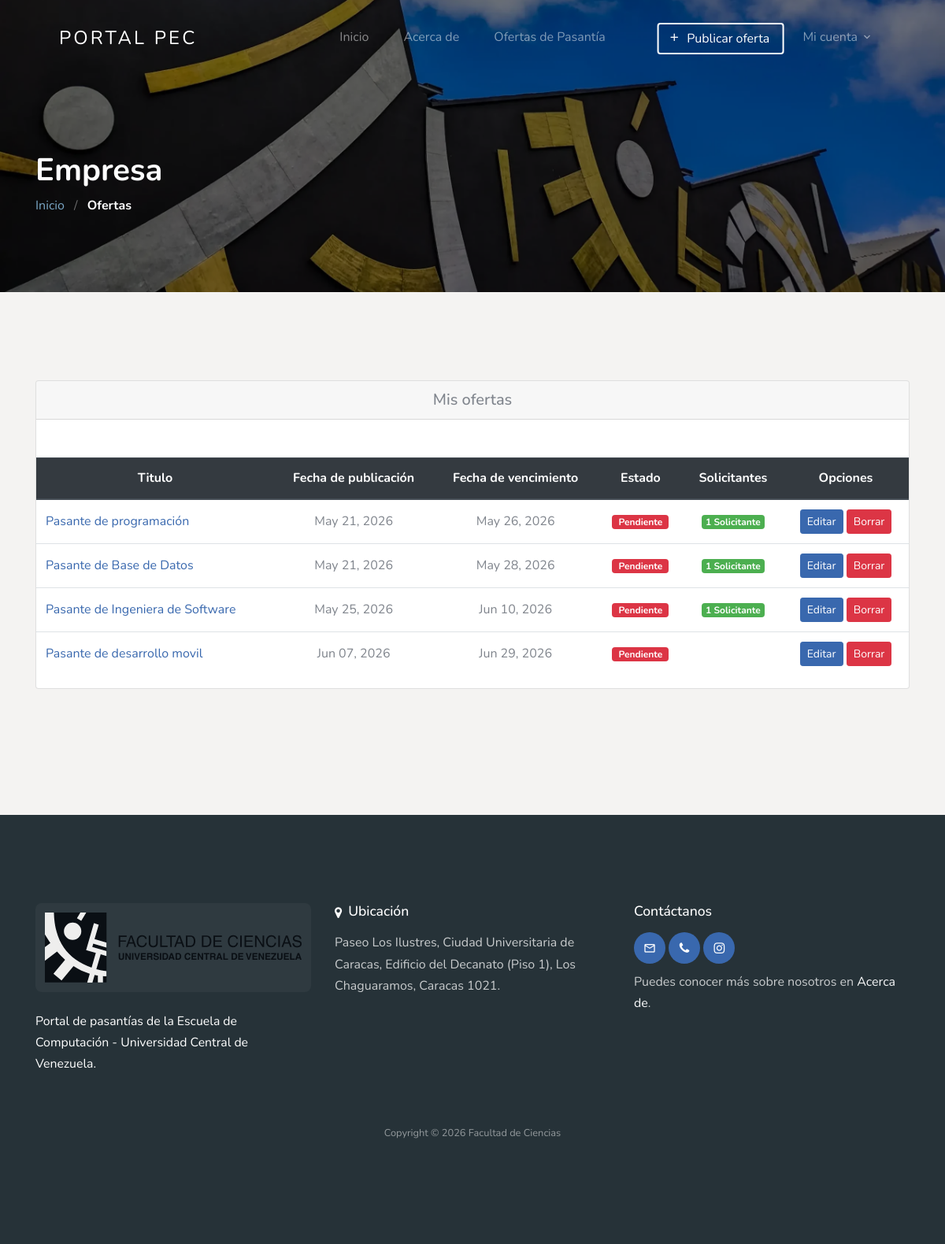
The app's page /dashboard/ (signed in) with its own data.
### apps/jobapp/models/job.py (models this page shows, shortened)
class Job(TimeStampedModel, SoftDeleteModel):
    user = models.ForeignKey(User, related_name='User', on_delete=models.CASCADE)
    title = models.CharField(max_length=300, db_index=True)
    description = CKEditor5Field(config_name='extends')
    tags = TaggableManager()
    location = models.CharField(max_length=300, db_index=True)
    job_type = models.CharField(choices=JOB_TYPE, max_length=1, db_index=True)
    work_mode = models.CharField(choices=WORK_MODE, max_length=1, default='3')
    category = models.ForeignKey(Category, related_name='Category', on_delete=models.CASCADE)
    salary = models.BooleanField(default=False)
    views_count = models.PositiveIntegerField(default=0)
    company_name = models.CharField(max_length=300, db_index=True)
    tipo_empresa = models.CharField(choices=TIPO_EMPRESA, max_length=20, blank=True, null=True)
    priority = models.BooleanField(default=False)
    company_description = CKEditor5Field(config_name='extends', blank=True, null=True)
    url = models.URLField(max_length=200)
    last_date = models.DateField()
    is_published = models.BooleanField(default=False)
    is_closed = models.BooleanField(default=False)
    class Meta:
        indexes = [
            models.Index(fields=['title', 'location']),
            models.Index(fields=['is_published', 'is_closed']),
        ]

### apps/jobapp/views/shared.py (the view, shortened to what this page needs)
# urls.py: path('dashboard/', dashboard_view, name='dashboard'),
@login_required(login_url=reverse_lazy('account:login'))
def dashboard_view(request):
    jobs = []
    savedjobs = []
    appliedjobs = []
    total_applicants = {}
    admin_stats = {}
    recent_users = []
    if request.user.role == 'employer':
        jobs = Job.objects.filter(user=request.user.id, is_deleted=False)
        for job in jobs:
            count = Applicant.objects.filter(job=job.id).count()
            total_applicants[job.id] = count
    elif request.user.role == 'employee':
        savedjobs = BookmarkJob.objects.filter(user=request.user.id, is_deleted=False, job__is_deleted=False)
        appliedjobs = Applicant.objects.filter(user=request.user.id, is_deleted=False, job__is_deleted=False)
    context = {
        'jobs': jobs,
        'savedjobs': savedjobs,
        'appliedjobs': appliedjobs,
        'total_applicants': total_applicants,
        'admin_stats': admin_stats,
        'recent_users': recent_users,
    }
    return render(request, 'jobapp/dashboard.html', context)

### apps/jobapp/templatetags/get_total_applicant.py (called while the page is built)
@register.simple_tag(name='get_total_applicant')
def get_total_applicant(total_applicants , job):
    return total_applicants[job.id]

### template/jobapp/dashboard.html (shortened to what this page needs)
{% extends 'base.html' %}
{% load static %}
{% load get_total_applicant %}
{% block content %}
<section class="section-hero overlay inner-page bg-image"
    style="background-image: url('{% static 'images/hero_1.jpg' %}');" id="home-section">
    <div class="container">
        <div class="row">
            <div class="col-md-7">
                {% if user.role == 'admin' %}
                    <h1 class="text-white font-weight-bold">Administrador</h1>
                    <div class="custom-breadcrumbs">
                        <a href="{% url 'jobapp:home' %}">Inicio</a> <span class="mx-2 slash">/</span>
                        <span class="text-white"><strong>Panel de Control</strong></span>
                    </div>
                {% elif user.role == 'employer' %}
                    <h1 class="text-white font-weight-bold">Empresa</h1>
                    <div class="custom-breadcrumbs">
                        <a href="{% url 'jobapp:home' %}">Inicio</a> <span class="mx-2 slash">/</span>
                        <span class="text-white"><strong>Ofertas</strong></span>
                    </div>
                {% elif user.role == 'employee' %}
                    <h1 class="text-white font-weight-bold">Pasante</h1>
                    <div class="custom-breadcrumbs">
                        <a href="{% url 'jobapp:home' %}">Inicio</a> <span class="mx-2 slash">/</span>
                        <span class="text-white"><strong>Ofertas</strong></span>
                    </div>
                {% endif %}
            </div>
        </div>
    </div>
</section>
<section class="site-section">
    <div class="container">
        <div class="row">
            <div class="col-lg-12 mb-5">
                <div class="card">
                    {% if user.role == "admin" %}
                    <h5 class="card-header text-center">Panel de Administración</h5>
                    <div class="card-body">
                        <div class="mb-3 text-right">
                            <a href="{% url 'jobapp:admin-report' %}" class="btn btn-primary">Generar reporte</a>
                        </div>
                        <div class="row text-center">
                            <div class="col-md-4 mb-3">
                                <div class="p-4 bg-light rounded">
                                    <h3>{{ admin_stats.total_employers }}</h3>
                                    <p class="mb-0">Empresas registradas</p>
                                </div>
                            </div>
                            <div class="col-md-4 mb-3">
                                <div class="p-4 bg-light rounded">
                                    <h3>{{ admin_stats.total_employees }}</h3>
                                    <p class="mb-0">Usuarios candidatos</p>
                                </div>
                            </div>
                            <div class="col-md-4 mb-3">
                                <div class="p-4 bg-light rounded">
                                    <h3>{{ admin_stats.total_jobs }}</h3>
                                    <p class="mb-0">Ofertas de trabajo</p>
                                </div>
                            </div>
                        </div>
                        <div class="row text-center">
                            <div class="col-md-4 mb-3">
                                <div class="p-4 bg-light rounded">
                                    <h3>{{ admin_stats.total_applicants }}</h3>
                                    <p class="mb-0">Postulaciones</p>
                                </div>
                            </div>
                            <div class="col-md-4 mb-3">
                                <div class="p-4 bg-light rounded">
                                    <h3>{{ admin_stats.total_admins }}</h3>
                                    <p class="mb-0">Administradores</p>
                                </div>
                            </div>
                        </div>
                        {% if recent_users %}
                        <h5 class="card-header text-center mt-4">Últimos Usuarios Registrados</h5>
                        <div class="table-responsive">
                            <table class="table text-center mt-3">
                                <thead class="thead-dark">
                                    <tr>
                                        <th>Email</th>
                                        <th>Nombre</th>
                                        <th>Rol</th>
                                        <th>Fecha de registro</th>
                                        <th>Privilegios</th>
                                        <th>Acciones</th>
                                    </tr>
                                </thead>
                                <tbody>
                                    {% for recent in recent_users %}
                                    <tr>
                                        <td>{{ recent.email }}</td>
                                        <td>{{ recent.get_full_name }}</td>
                                        <td class="text-capitalize">
                                            {% if recent.role == 'employee' %}
                                                Pasante
                                            {% elif recent.role == 'admin' %}
                                                Administrador
                                            {% elif recent.role == 'employer' %}
                                                {% if recent.tipo_empresa == 'dependencia' %}
                                                    Dependencia
                                                {% elif recent.tipo_empresa == 'empresa_externa' %}
                                                    Empresa Externa
                                                {% else %}
                                                    Empresa
                                                {% endif %}
                                            {% else %}
                                                {{ recent.role }}
                                            {% endif %}
                                        </td>
                                        <td>{{ recent.date_joined | date:'M d, Y' }}</td>
                                        <td>
                                            {% if recent.role == 'employer' %}
                                                {% if recent.employer_profile.privilegios %}
                                                    <span class="badge badge-success">Sí</span>
                                                {% else %}
                                                    <span class="badge badge-secondary">No</span>
                                                {% endif %}
                                            {% else %}
                                                -
                                            {% endif %}
                                        </td>
                                        <td>
                                            {% if recent.role == 'employer' %}
                                                {% if recent.employer_profile.privilegios %}
                                                    <button onclick="call_sw_alert_func('{% url 'jobapp:set-employer-privileges' recent.id 'revoke' %}','{{ recent.id }}','¿Eliminar privilegios a esta empresa?')" class="btn btn-danger btn-sm">Eliminar Privilegios</button>
                                                {% else %}
                                                    <button onclick="call_sw_alert_func('{% url 'jobapp:set-employer-privileges' recent.id 'grant' %}','{{ recent.id }}','¿Otorgar privilegios a esta empresa?')" class="btn btn-primary btn-sm">Otorgar Privilegios</button>
                                                {% endif %}
                                            {% else %}
                                                -
                                            {% endif %}
                                        </td>
                                    </tr>
                                    {% endfor %}
                                </tbody>
                            </table>
                        </div>
                        {% endif %}
                    </div>
                    {% elif user.role == "employer" %}
                    <h5 class="card-header text-center">Mis ofertas</h5>
                    {% if jobs %}
                    <table class="table text-center mt-5">
                        <thead class="thead-dark">
                            <tr>
                                <th>Titulo</th>
                                <th>Fecha de publicación</th>
                                <th>Fecha de vencimiento</th>
                                <th>Estado</th>
                                <th>Solicitantes</th>
                                <th>Opciones</th>
                            </tr>
                        </thead>
                        <tbody>
                            {% for job in jobs %}
                            <tr id="row_{{ job.id }}">
                                <td class="text-left"><a href="{% url 'jobapp:single-job' job.id %}">{{ job.title }}</a></td>
                                <td>{{ job.created_at | date:'M d, Y'  }}</td>
                                <td>{{ job.last_date | date:'M d, Y' }}</td>
                                <td>
                                    {% if job.is_published == True %}
                                        <span class="badge badge-info">Published</span>
                                    {% else %}
                                        <span class="badge badge-danger px-2">Pendiente</span>
                                    {% endif %}
                                </td>
                                <td>
                                    {% get_total_applicant total_applicants job as is_applicant %}
                                    {% if is_applicant %}
                                    <a href="{% url 'jobapp:applicants' job.id %}">
                                        <span class="badge badge-success text-white">
                                            {% if is_applicant > 1 %}
                                            {% get_total_applicant total_applicants job %} Solicitantes
                                            {% else %}
                                            {% get_total_applicant total_applicants job %} Solicitante
                                            {% endif %}
                                        </span>
                                    </a>
                                    {% endif %}
                                </td>
                                <td>
                                    <a class="btn btn-info btn-sm" href="{% url 'jobapp:edit-job' job.id %}"
                                        role="button">Editar</a>
                                    <button onclick="call_sw_alert_func('{% url 'jobapp:delete' job.id %}','{{ job.id }}','Una vez borres esta oferta, no podrás recuperarla.')" class="btn btn-danger btn-sm">Borrar</button>
                                    </td>
                            </tr>
                            {% endfor %}
                        </tbody>
                    </table>
                    {% else %}
                    <p class="m-5">No has publicado ninguna oferta aún. <a href="{% url 'jobapp:create-job' %}">Crea una nueva.</a></p>
                    {% endif %}
                    {% endif %}
                </div>
            </div>
        </div>
    </div>
    </div>
{% endblock %}

### static/css/style.css (style rules this page uses)
body { font-weight: 400; font-size: 1rem; line-height: 1.7; position: relative; background-color: #F4F3F2; }
h1, h2, h3, h4 { color: #000; }
.site-section { padding-top: 7rem; padding-bottom: 7rem; position: relative; z-index: 2; }
.bg-image { background-size: cover; background-position: center center; background-repeat: no-repeat; }
.custom-breadcrumbs a { color: #7AA7C6; }
.custom-breadcrumbs .slash { color: rgba(255, 255, 255, 0.4); }
.section-hero, .section-hero > .container > .row { height: 100vh; min-height: 900px; }
.section-hero.inner-page, .section-hero.inner-page > .container > .row { height: auto; min-height: auto; padding-top: 6em; padding-bottom: 3em; }
.section-hero.overlay, .section-hero.overlay-2 { position: relative; }
.section-hero.overlay:before, .section-hero.overlay-2:before { z-index: 1; position: absolute; content: ""; top: 0; left: 0; right: 0; bottom: 0; background: rgba(0, 0, 0, 0.5); }
.section-hero > .container { z-index: 2; position: relative; }
.btn:after, .btn:before { display: none; }
.table td, .table th { vertical-align: middle !important; }

### records on screen
Job: title "Pasante de programación", created_at "May 21, 2026", last_date "May 26, 2026", is_published "Pendiente", id "1"
Job: title "Pasante de Base de Datos", created_at "May 21, 2026", last_date "May 28, 2026", is_published "Pendiente", id "1"
Job: title "Pasante de Ingeniera de Software", created_at "May 25, 2026", last_date "Jun 10, 2026", is_published "Pendiente", id "1"
Job: title "Pasante de desarrollo movil", created_at "Jun 07, 2026", last_date "Jun 29, 2026", is_published "Pendiente"
